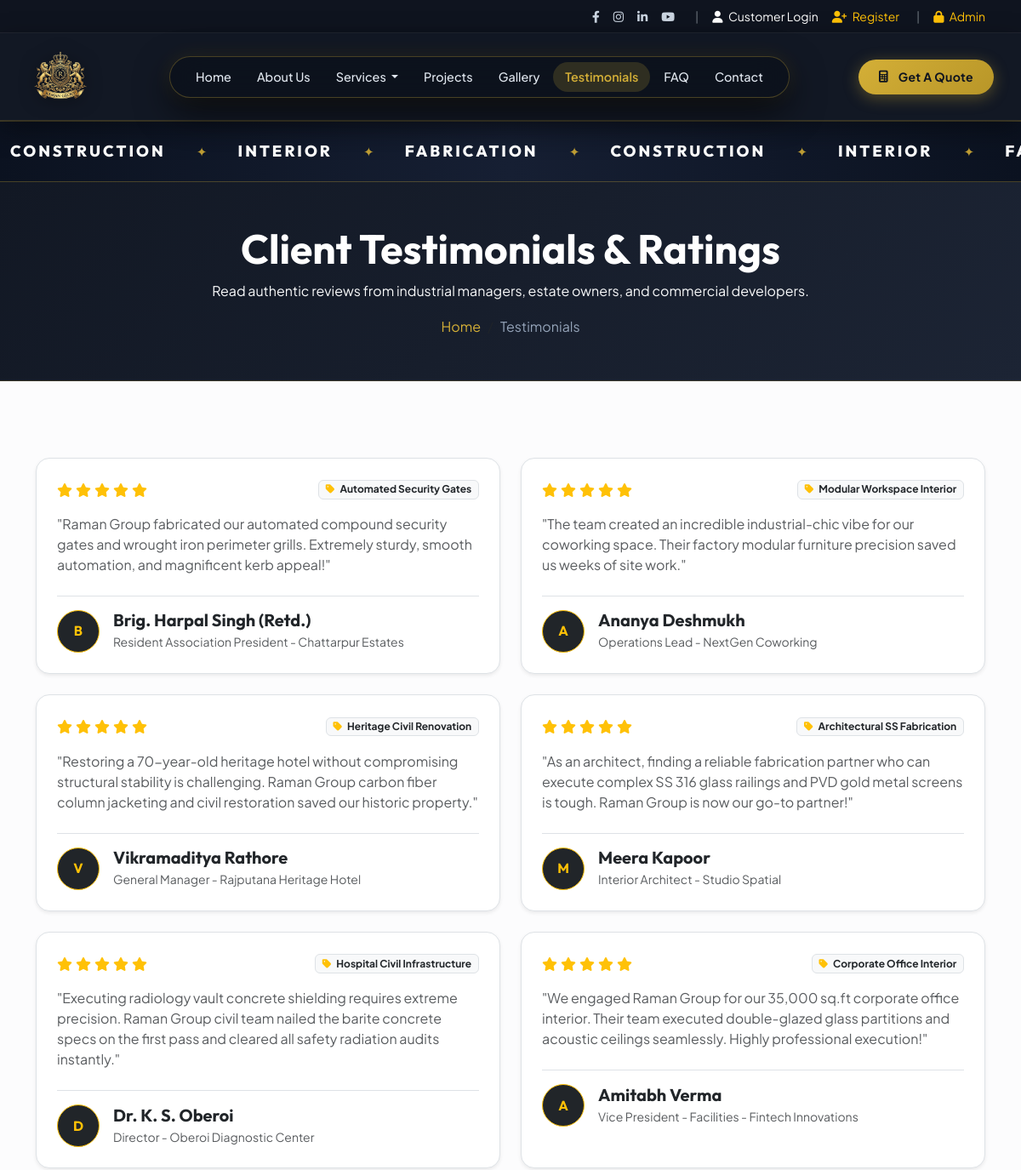
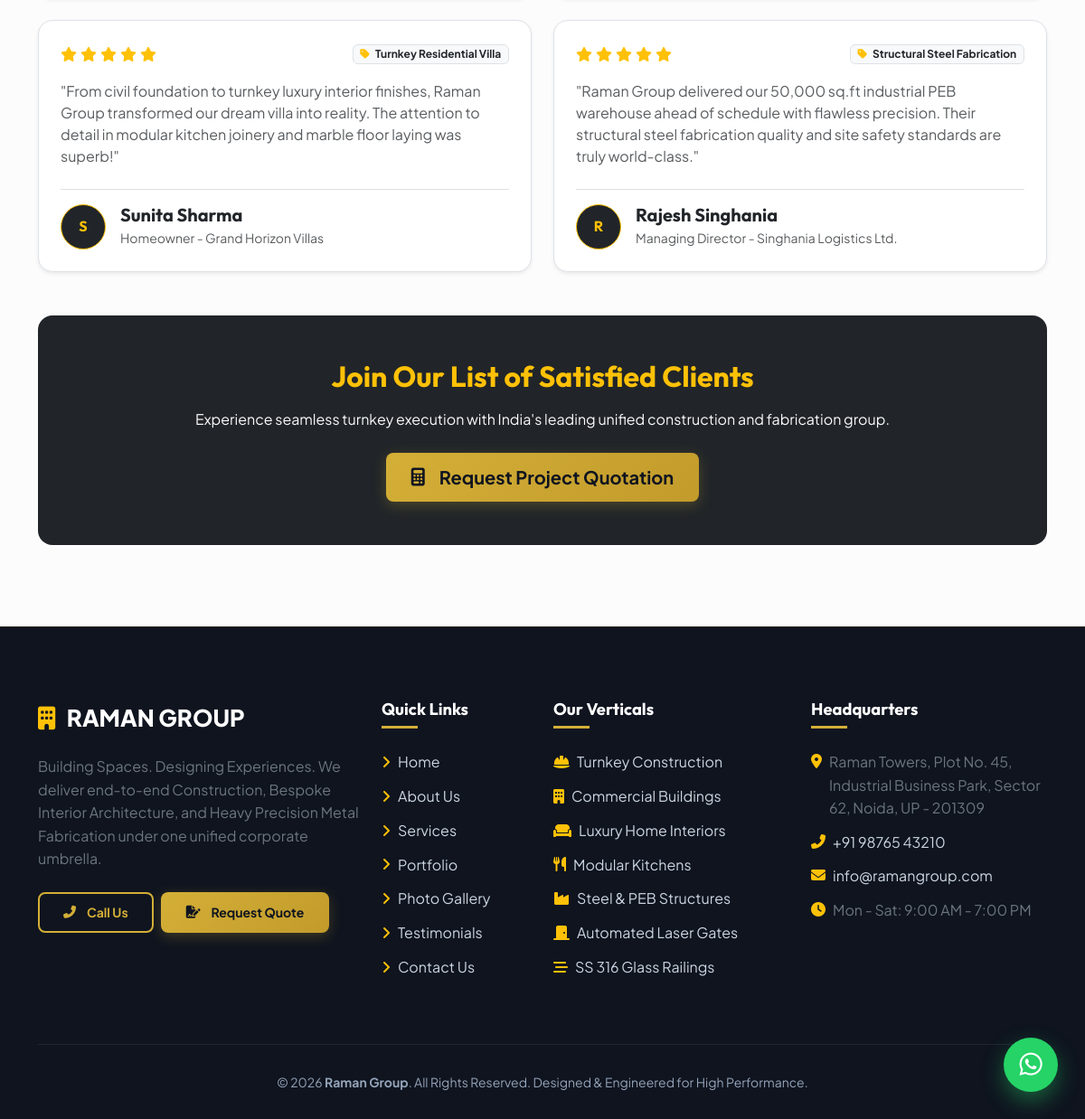
Screenshot of /testimonials.php with the database file from the repository (2 pictures, top to bottom).
### tables this page shows
CREATE TABLE testimonials (
    id INT AUTO_INCREMENT PRIMARY KEY,
    client_name VARCHAR(100) NOT NULL,
    client_title VARCHAR(100) DEFAULT '',
    company VARCHAR(100) DEFAULT '',
    rating INT DEFAULT 5,
    content TEXT NOT NULL,
    client_image VARCHAR(255) DEFAULT '',
    project_type VARCHAR(100) DEFAULT '',
    is_featured TINYINT(1) DEFAULT 1,
    is_active TINYINT(1) DEFAULT 1,
    created_at TIMESTAMP DEFAULT CURRENT_TIMESTAMP
);

### testimonials.php (the view, shortened to what this page needs)
<?php
require_once __DIR__ . '/includes/functions.php';
$db = getDB();
$stmt = $db->query("SELECT * FROM testimonials WHERE is_active = 1 ORDER BY id DESC");
$testimonials = $stmt->fetchAll();
require_once __DIR__ . '/includes/header.php';
require_once __DIR__ . '/includes/navbar.php';
?>
<div class="breadcrumb-wrap text-center">
    <div class="container">
        <h1 class="text-white font-heading display-5 fw-bold mb-2">Client Testimonials & Ratings</h1>
        <p class="text-light max-w-600 mx-auto">Read authentic reviews from industrial managers, estate owners, and commercial developers.</p>
        <nav aria-label="breadcrumb">
            <ol class="breadcrumb justify-content-center mb-0 mt-3">
                <li class="breadcrumb-item"><a href="index.php">Home</a></li>
                <li class="breadcrumb-item active" aria-current="page">Testimonials</li>
            </ol>
        </nav>
    </div>
</div>
<section class="section-padding">
    <div class="container">
        <div class="row g-4">
            <?php foreach ($testimonials as $t): ?>
                <div class="col-lg-6">
                    <div class="p-4 bg-white border rounded-4 shadow-sm h-100 position-relative">
                        <div class="d-flex justify-content-between align-items-center mb-3">
                            <?= renderRatingStars($t['rating']) ?>
                            <span class="badge bg-light text-dark border"><i class="fas fa-tag text-warning me-1"></i> <?= e($t['project_type']) ?></span>
                        </div>
                        <p class="text-muted lh-base fs-6 mb-4">"<?= e($t['content']) ?>"</p>
                        <div class="d-flex align-items-center gap-3 pt-3 border-top">
                            <div class="bg-dark text-warning font-heading fw-bold rounded-circle d-flex align-items-center justify-content-center border border-warning" style="width:50px; height:50px;">
                                <?= strtoupper(substr($t['client_name'], 0, 1)) ?>
                            </div>
                            <div>
                                <h5 class="font-heading fw-bold mb-0 text-dark"><?= e($t['client_name']) ?></h5>
                                <small class="text-muted"><?= e($t['client_title']) ?> - <?= e($t['company']) ?></small>
                            </div>
                        </div>
                    </div>
                </div>
            <?php endforeach; ?>
        </div>
        <div class="p-5 bg-dark text-white rounded-4 mt-5 text-center position-relative overflow-hidden">
            <h2 class="font-heading text-warning mb-3">Join Our List of Satisfied Clients</h2>
            <p class="text-light max-w-600 mx-auto mb-4">Experience seamless turnkey execution with India's leading unified construction and fabrication group.</p>
            <a href="quote.php" class="btn btn-gold btn-lg"><i class="fas fa-calculator me-2"></i> Request Project Quotation</a>
        </div>
    </div>
</section>
<?php require_once __DIR__ . '/includes/footer.php'; ?>

### includes/functions.php (shortened to what this page needs)
<?php
function e($string) {
    return htmlspecialchars($string ?? '', ENT_QUOTES, 'UTF-8');
}
function renderRatingStars($rating = 5) {
    $rating = max(1, min(5, (int)$rating));
    $html = '<div class="text-warning rating-stars">';
    for ($i = 1; $i <= 5; $i++) {
        if ($i <= $rating) {
            $html .= '<i class="fas fa-star me-1"></i>';
        } else {
            $html .= '<i class="far fa-star me-1"></i>';
        }
    }
    $html .= '</div>';
    return $html;
}

### assets/css/style.css (style rules this page uses)
:root { --bg-dark: #121824; --bg-dark-card: #1a2234; --bg-dark-surface: #0f141f; --primary-gold: #d4af37; --primary-gold-hover: #b89628; --gold-glow: rgba(212, 175, 55, 0.25); --text-main: #1e293b; --text-muted: #64748b; --text-light: #f8fafc; --card-shadow: 0 10px 30px rgba(0, 0, 0, 0.08); --hover-shadow: 0 20px 40px rgba(0, 0, 0, 0.15); --radius-sm: 8px; --radius-md: 14px; --radius-lg: 20px; --transition: all 0.35s cubic-bezier(0.4, 0, 0.2, 1); }
body { font-family: 'Plus Jakarta Sans', sans-serif; color: var(--text-main); background-color: #fcfcfd; overflow-x: hidden; line-height: 1.6; }
h1, h2, h3, h4, h5, h6, .font-heading { font-family: 'Outfit', sans-serif; font-weight: 700; color: var(--bg-dark); }
.btn-gold { background: linear-gradient(135deg, var(--primary-gold) 0%, #c29b2b 100%); color: #0f141f; font-weight: 700; padding: 12px 28px; border-radius: var(--radius-sm); border: none; box-shadow: 0 4px 15px var(--gold-glow); transition: var(--transition); display: inline-flex; align-items: center; justify-content: center; gap: 8px; }
.section-padding { padding: 90px 0; }
.breadcrumb-wrap { background: linear-gradient(135deg, var(--bg-dark) 0%, #1c2434 100%); padding: 50px 0; color: #ffffff; border-bottom: 1px solid rgba(212, 175, 55, 0.2); }
.breadcrumb-wrap .breadcrumb-item a { color: var(--primary-gold); text-decoration: none; }
.breadcrumb-wrap .breadcrumb-item.active { color: #94a3b8; }

### rows the page displays
testimonials: rating 5 (drawn), project_type "Automated Security Gates", content "Raman Group fabricated our automated compound security gates and wrought iron perimeter grills. Extremely sturdy, smooth automation, and magnificent kerb appeal!", client_name "B", client_name "Brig. Harpal Singh (Retd.)", client_title "Resident Association President", company "Chattarpur Estates"
testimonials: rating 5 (drawn), project_type "Modular Workspace Interior", content "The team created an incredible industrial-chic vibe for our coworking space. Their factory modular furniture precision saved us weeks of site work.", client_name "A", client_name "Ananya Deshmukh", client_title "Operations Lead", company "NextGen Coworking"
testimonials: rating 5 (drawn), project_type "Heritage Civil Renovation", content "Restoring a 70-year-old heritage hotel without compromising structural stability is challenging. Raman Group carbon fiber column jacketing and civil restoration saved our historic property.", client_name "V", client_name "Vikramaditya Rathore", client_title "General Manager", company "Rajputana Heritage Hotel"
testimonials: rating 5 (drawn), project_type "Architectural SS Fabrication", content "As an architect, finding a reliable fabrication partner who can execute complex SS 316 glass railings and PVD gold metal screens is tough. Raman Group is now our go-to partner!", client_name "M", client_name "Meera Kapoor", client_title "Interior Architect", company "Studio Spatial"
testimonials: rating 5 (drawn), project_type "Hospital Civil Infrastructure", content "Executing radiology vault concrete shielding requires extreme precision. Raman Group civil team nailed the barite concrete specs on the first pass and cleared all safety radiation audits instantly.", client_name "D", client_name "Dr. K. S. Oberoi", client_title "Director", company "Oberoi Diagnostic Center"
testimonials: rating 5 (drawn), project_type "Corporate Office Interior", content "We engaged Raman Group for our 35,000 sq.ft corporate office interior. Their team executed double-glazed glass partitions and acoustic ceilings seamlessly. Highly professional execution!", client_name "A", client_name "Amitabh Verma", client_title "Vice President - Facilities", company "Fintech Innovations"
testimonials: rating 5 (drawn), project_type "Turnkey Residential Villa", content "From civil foundation to turnkey luxury interior finishes, Raman Group transformed our dream villa into reality. The attention to detail in modular kitchen joinery and marble floor laying was superb!", client_name "S", client_name "Sunita Sharma", client_title "Homeowner", company "Grand Horizon Villas"
testimonials: rating 5 (drawn), project_type "Structural Steel Fabrication", content "Raman Group delivered our 50,000 sq.ft industrial PEB warehouse ahead of schedule with flawless precision. Their structural steel fabrication quality and site safety standards are truly world-class.", client_name "R", client_name "Rajesh Singhania", client_title "Managing Director", company "Singhania Logistics Ltd."

### other values shown
$address "Raman Towers, Plot No. 45, Industrial Business Park, Sector 62, Noida, UP - 201309"
$phone "+91 98765 43210"
$email "info@ramangroup.com"
